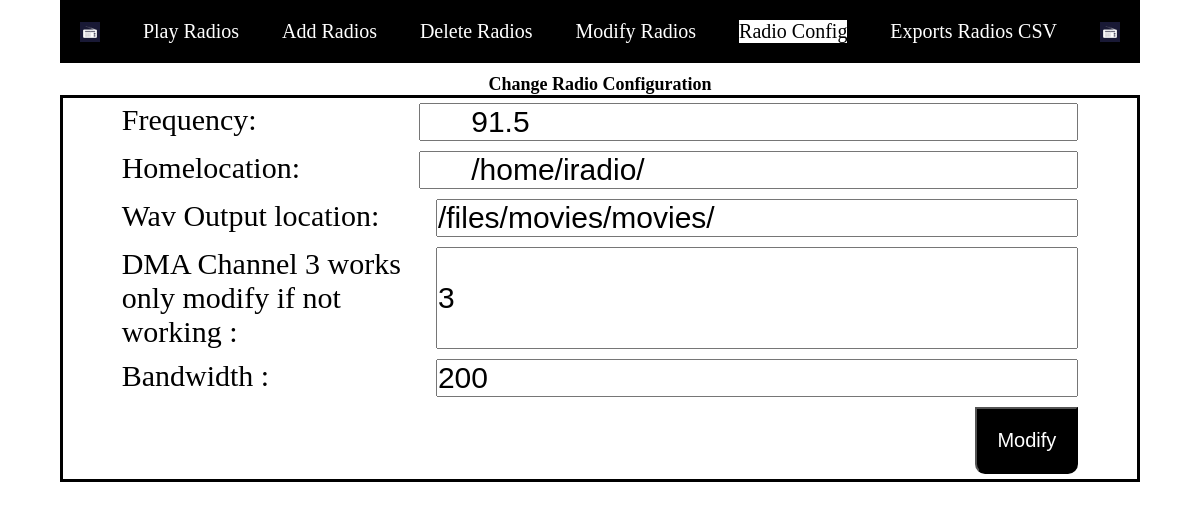
The page /config on the database its author committed.
### fmtrans/models.py (models this page shows)
class Config(models.Model):
    frecuency = models.TextField(blank=True, null=True)
    homelocation = models.TextField(blank=True, null=True)
    wavlocation = models.TextField(blank=True, null=True)
    dma_channel = models.TextField(blank=True, null=True)
    bandwidth = models.TextField(blank=True, null=True)
    class Meta:
        managed = False
        db_table = 'config'

### fmtrans/views.py (the view)
# urls.py: path('config', views.config),
def config(request):
    if request.method == 'POST':
        form=ConfigForm(request.POST)
        if form.is_valid():
         form.save()
         config = Config.objects.latest('id')
         filterid=config.id
         Config.objects.exclude(id=filterid).delete()
         server_op=Server_Ops()
         if  Radios.objects.filter(state="ON").count() > 0:
          on_radio_id=Radios.objects.get(state="ON").id
          server_op.writefile(on_radio_id)
          server_op.restart()
         context={'change':True ,'form':form}
         return render(request,'config.html',context)
    else:
       config = Config.objects.latest('id')
       form=ConfigForm(instance=config)
    context={'form':form}
    return render(request,'config.html',context)

### fmtrans/forms.py
class ConfigForm(ModelForm):
    class Meta:
        model=Config
        fields=['id','frecuency','homelocation','wavlocation','dma_channel','bandwidth']
        widgets = {
            'frecuency': forms.TextInput(attrs={
            'class': 'frecuencytextbox'
            }),
            'homelocation': forms.TextInput(attrs={
            'class': 'homeloctextbox'}),
            'wavlocation': forms.TextInput(attrs={
            'class': 'wavloctextbox'}),
            'dma_channel': forms.TextInput(attrs={
            'class': 'dma_channelloctextbox'}),
            'bandwidth': forms.TextInput(attrs={
            'class': 'bandwidthloctextbox'})
         }

### fmtrans/templates/config.html (shortened to what this page needs)
<!DOCTYPE html>
<html><head>
{% load static %}
<link rel="stylesheet" type="text/css" href="{%static 'style.css'%}"/>
<link rel="stylesheet" type="text/css" href="{%static 'switch.css'%}"/>
	</head>
	<body>
{% include "menu.html" %}
<h2>Change Radio Configuration</h2>
<form action="" method="post">
	<div class="content">
<ul class=wrapper">
	<li class="form-row"><label>Frequency:</label>{{form.frecuency}}</li>
<li class="form-row"><label>Homelocation:</label>{{form.homelocation}}</li>
<li class="form-row"><label>Wav Output location:</label>{{form.wavlocation}}</li>
<li class="form-row"><label>DMA Channel 3 works only modify if not working :</label>{{form.dma_channel}}</li>
<li class="form-row"><label>Bandwidth :</label>{{form.bandwidth}}</li>
<li class="form-row"><button  class="button2" type="submit" align="right">Modify</button></li></ul>
	</div>
<br>
<br>
<br>
</form>
</body>
</html>

### static/style.css (style rules this page uses)
* { margin: 0; padding: 0; box-sizing: border-box; }
html { font-size: 62.5%; }
h2 { width: 90%; text-align: center; font-size: 1.8rem; margin:auto; }
.frecuencytextbox { display:flex; justify-content: center; font-size:2rem; padding-left:5rem; padding-right:1rem; text-align: left; }
.homeloctextbox { display:flex; justify-content: center; font-size:2rem; padding-left:5rem; padding-right:1rem; text-align: left; }
.content { border:solid; border-color:black; margin:auto; width:90%; }
.form-row { display: flex; justify-content: flex-end; padding: .5em; margin:auto; width:90%; }
.form-row label { flex: 1; font-size:3rem; }
.form-row input { flex: 2; padding-right:1rem; font-size:3rem; }
.button2 { background-color:black; color: white; padding: 2rem 2rem; text-align: center; text-decoration: none; display: inline-block; font-size: 2rem; cursor: pointer; border-color:black; border-bottom-left-radius: 10px; border-bottom-right-radius: 10px; align-content: flex-end; }

### rows shown on the page
Config: frecuency "91.5", homelocation "/home/iradio/", wavlocation "/files/movies/movies/", dma_channel "3", bandwidth "200"
